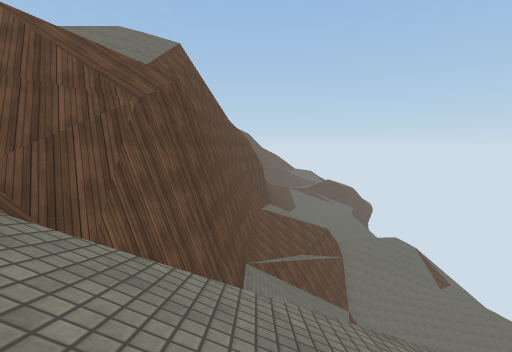
View 1 (above)

17 first-person views from a walk through a scene from a Unity 3-D project. The camera is 1.2 m above the floor, tilts 6° down and sees 85° across. The floor is counted in squares, 2 m on a side. Each view is taken from the middle of a square. On the plan, view 1 faces up. The plan holds only what a view shows up to about 9 squares ahead; the rest is blank. The place goes on beyond the plan. The player is left out. Surface patterns are stand-ins for the level's own textures.

View 2
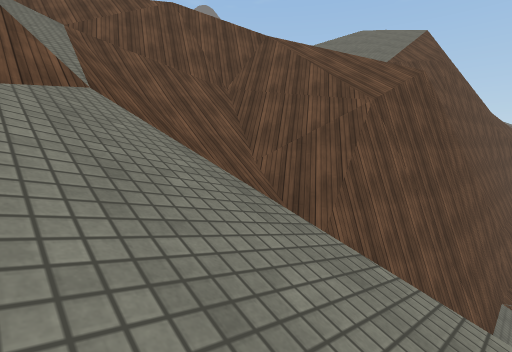

View 3
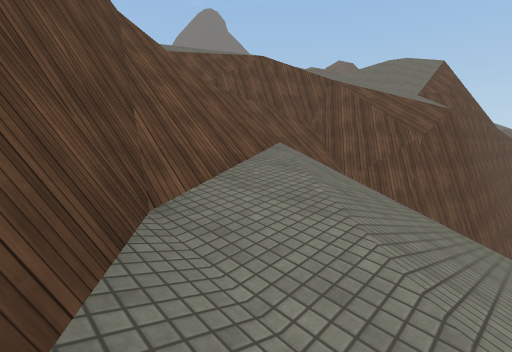

View 4
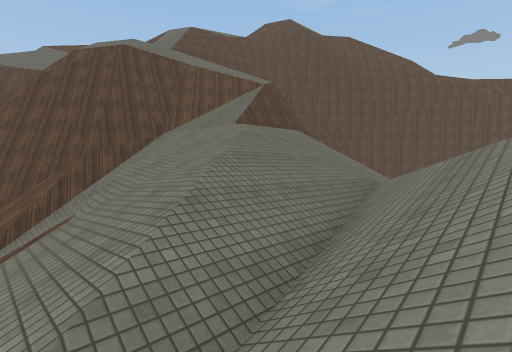

View 5
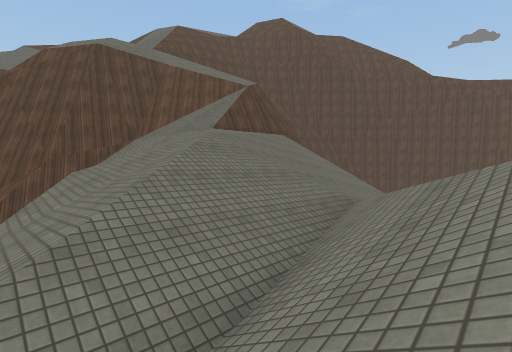

View 6
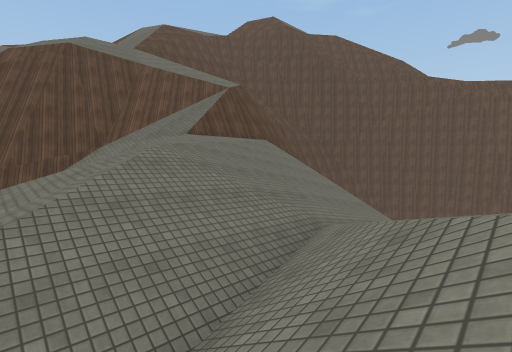

View 7
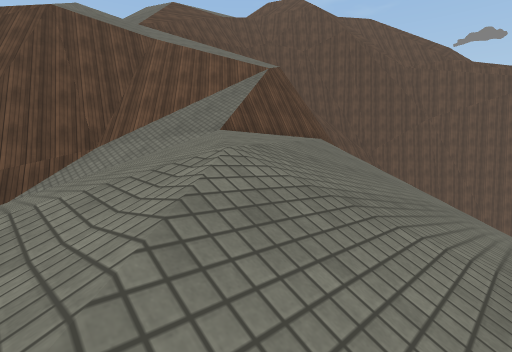

View 8
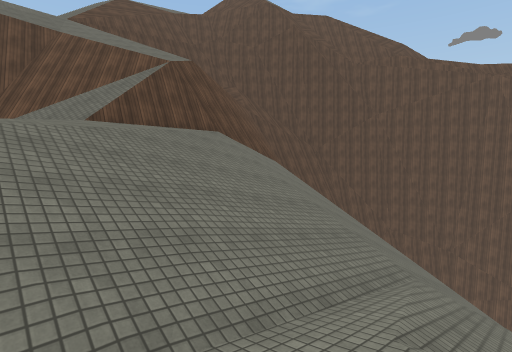

View 9
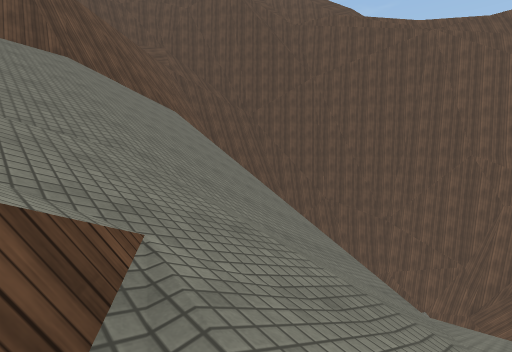

View 10
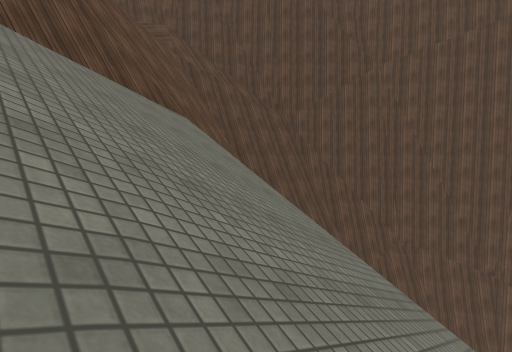

View 11
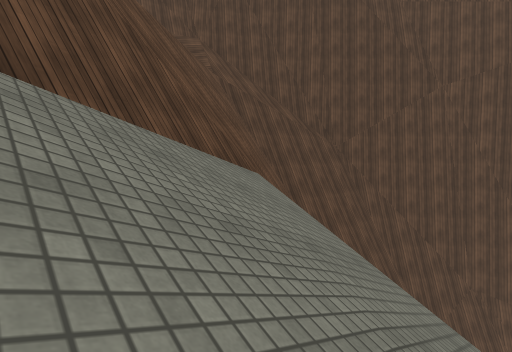

View 12
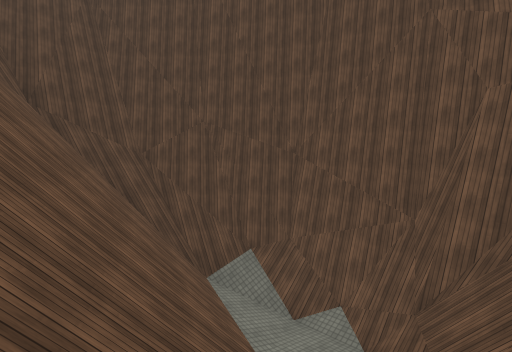

View 13
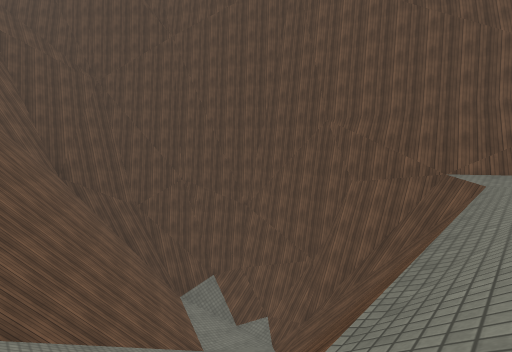

View 14
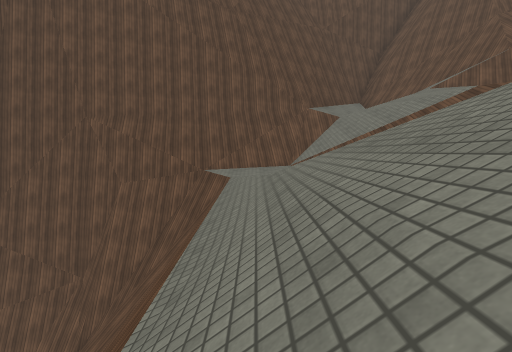

View 15
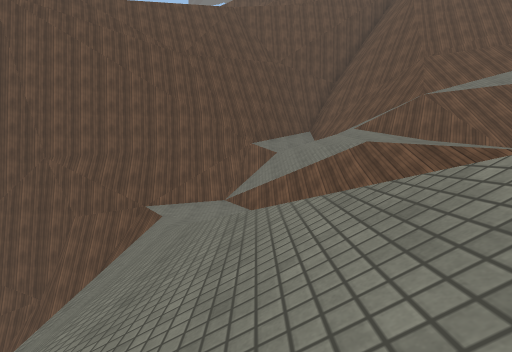

View 16
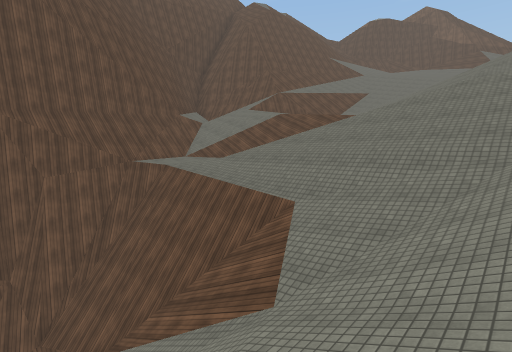

View 17
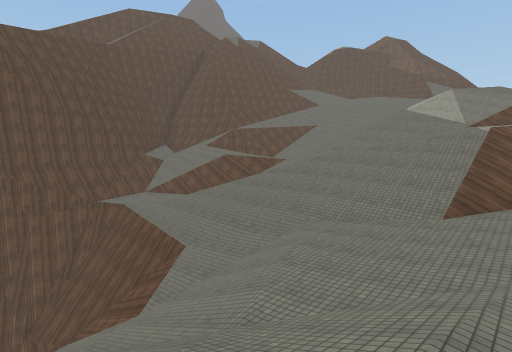

### Floor plan
Key: @ floor where view 1 was taken; # wall or solid block; . main floor; : floor 0.75 m higher than the main floor; - floor 0.75 m lower than the main floor; _ floor 1.75 m lower than the main floor; + floor 3.25 m higher than the main floor; * floor 6.25 m higher than the main floor; / step, stairs or slope; = window, fence, low wall or low ledge; v drop or lower ground.
Columns run from 27 left of view 1 to 2 right of it. Each row starts with its distance up from view 1.
 18 /////       +///
 17 /////     +/////
 16 ////    ///////:
 15 ///_  /////////:
 14 =/__ ////////..:
 13 ##__////////....
 12  #vvvvv#/////...
 11  #vvv##//////-/:         v
 10 v#####//////////       //v #
  9 v ##////////////  //////// #=
  8 v #/////##////////////// / #/
  7   #///###v//////////////// //
  6  v#//###vv////////////////#/
  5  v####  vv/////////////v/.#/
  4  vv###  vv////////*///#####
  3   vv   vvv//////**///v#/##/
  2   vvvvvvv ////****///=/// ///v
  1    vvvvvvv######/////////////
  0     vvvvvv##vv/#/////#/////@
 -1      vvvvvv/  /v######///_//
 -2      vvvv//    /vv   ####/_/
 -3       v##/      //vvvvv ###/
 -4        ###      ////

Where each view was taken, in squares from view 1:
view 1: 0 up, 0 right, facing up
view 2: 0 up, 0 right, facing up-left
view 3: 3 down, 0 right, facing up-left
view 4: 9 up, 4 left, facing down-left
view 5: 9 up, 5 left, facing down-left
view 6: 9 up, 6 left, facing down-left
view 7: 6 up, 7 left, facing down-left
view 8: 8 up, 9 left, facing down-left
view 9: 10 up, 12 left, facing down-left
view 10: 6 up, 14 left, facing down-left
view 11: 4 up, 14 left, facing down-left
view 12: 10 up, 19 left, facing down-left
view 13: 13 up, 18 left, facing down-left
view 14: 13 up, 18 left, facing left
view 15: 15 up, 17 left, facing left
view 16: 8 up, 16 left, facing up-left
view 17: 8 up, 12 left, facing up-left
